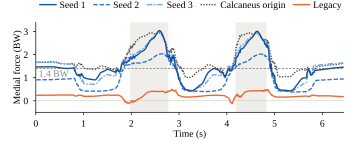

Recreate this plot in Python.
"""Fig. 3 (S4) of the audit paper: F_medial of the corrected seeds, the calcn-origin run and the legacy model on the
optimizer's locked-knee reference motion (Sep 23 trajectory). No ground-truth line: the motion has none.

Data: results/thesis/sep23/per_frame.csv (written by analysis/thesis/sep23_seeds.py; the *_fmed columns are its primary
variant: the optimizer's pelvis angles converted from the URDF's axes to OpenSim's, its exported COM and foot point,
identical for all models; physical M_x sign; phi 0.5, d 45 mm). Plots only, no new numbers.
Usage: python -I fig_sep23_seeds.py [<per_frame.csv> [<out.pdf> [<preview.png>]]]
"""
import os
import sys

import pandas as pd
import matplotlib
matplotlib.use("Agg")
import matplotlib.pyplot as plt  # noqa: E402

HERE = os.path.dirname(os.path.abspath(__file__))
src = sys.argv[1] if len(sys.argv) > 1 else os.path.join(HERE, "..", "..", "results", "thesis", "sep23", "per_frame.csv")
out = sys.argv[2] if len(sys.argv) > 2 else os.path.join(HERE, "fig_sep23_seeds.pdf")
png = sys.argv[3] if len(sys.argv) > 3 else None
d = pd.read_csv(src, keep_default_na=False)

plt.rcParams.update({
    "font.family": "serif", "font.serif": ["Liberation Serif", "STIXGeneral", "DejaVu Serif"],
    "font.size": 7, "axes.labelsize": 7, "legend.fontsize": 7, "xtick.labelsize": 7, "ytick.labelsize": 7,
    "axes.linewidth": 0.5, "xtick.major.width": 0.5, "ytick.major.width": 0.5,
    "xtick.major.size": 2, "ytick.major.size": 2, "pdf.fonttype": 42,
})
INK, MUTED, BAND = "#0b0b0b", "#8a8986", "#efeeea"
# column -> (legend label, colour, line width, dash, z). Seeds: one blue family, told apart by dash (blue = corrected
# baseline, as in fig2_invivo.py); legacy = orange, as there. The calcn-origin run is dark grey ink, not aqua, because
# aqua marks the SO+JR labels in fig2_invivo.py (blue/orange/aqua are the palette's all-pairs-safe slots). It is
# dotted because its grey has the same CIELAB lightness as seed 1's blue (L* 34), so grayscale print needs the dash.
style = {
    "qc_s1_fmed":        ("Seed 1", "#184f95", 1.0, "-", 6),
    "qc_s2_fmed":        ("Seed 2", "#2a78d6", 1.0, (0, (3.2, 1.3)), 5),
    "qc_s3_fmed":        ("Seed 3", "#6da7ec", 1.0, (0, (4, 1.2, 1, 1.2)), 5),
    "qc_origin_fmed":    ("Calcaneus origin", "#52514e", 1.0, (0, (1, 1)), 4),   # dotted: same lightness as seed 1
    "fpopt_legacy_fmed": ("Legacy", "#eb6834", 1.0, "-", 3),
}

fig, ax = plt.subplots(figsize=(3.5, 1.45))   # 1.45 in tall: page budget (was 1.6)
for w in ("S1", "S2"):
    t = d.loc[d.window == w, "t"]
    x0, x1 = t.min() - 0.005, t.max() + 0.005
    ax.axvspan(x0, x1, color=BAND, lw=0, zorder=0)   # right single stance; no 'S1'/'S2' text (clashes with S1-S4)
ax.axhline(1.4, color=MUTED, lw=0.7, ls=(0, (2.2, 1.6)), zorder=2)
ax.text(0.06, 1.4 - 0.07, "1.4 BW", ha="left", va="top", color=MUTED, fontsize=7)
ax.axhline(0, color="#c3c2b7", lw=0.4, zorder=1)
for col, (lab, c, lw, ls, z) in style.items():
    ax.plot(d.t, d[col], color=c, lw=lw, ls=ls, zorder=z, label=lab, solid_capstyle="round")
ax.set_xlim(0, 6.45)
ax.set_ylim(-0.5, 3.4)
ax.set_yticks([0, 1, 2, 3])
ax.set_xticks([0, 1, 2, 3, 4, 5, 6])
ax.set_xlabel("Time (s)", labelpad=1)
ax.set_ylabel("Medial force (BW)", labelpad=1)   # as in fig2_invivo.py; no sub-7-pt subscript
for sp in ("top", "right"):
    ax.spines[sp].set_visible(False)
fig.legend(loc="upper center", ncol=5, frameon=False, bbox_to_anchor=(0.545, 1.025), handlelength=1.7,
           columnspacing=0.8, handletextpad=0.35, borderaxespad=0.1)
fig.subplots_adjust(left=0.1, right=0.985, bottom=0.221, top=0.845)   # same absolute margins as at 1.6 in
fig.savefig(out)
if png:
    fig.savefig(png, dpi=300)
